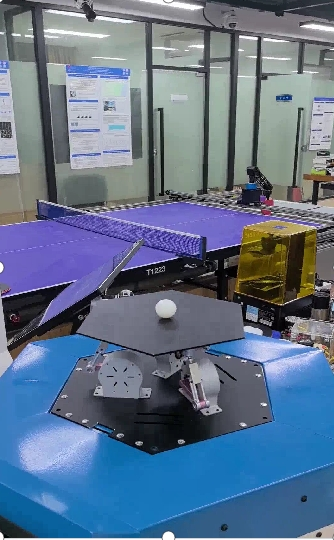
#> input picture 1.jpg, 334 x 540 px
$ python KD-tree-match.py
#> lines starting #> are read from the running program, lines starting #| are printed output that depends on the picture
import cv2
import numpy as np
from sklearn.neighbors import KDTree

def match_features(descriptors1, descriptors2, ratio=0.75):
    # 构建 KD 树
    kdtree = KDTree(descriptors2)

    matches = []

    for i in range(len(descriptors1)):
        # 查询 KD 树，找到距离最近的两个特征点
        query_descriptor = descriptors1[i]
        distances, indices = kdtree.query([query_descriptor], k=2)

        # 检查最近邻的距离是否满足最近邻和次近邻距离的比率条件
        if distances[0][0] < ratio * distances[0][1]:
            # 如果满足条件，则将匹配的特征点索引添加到匹配列表中
            matches.append(cv2.DMatch(i, indices[0][0], distances[0][0]))

    return matches

# 读取两幅图像
image1 = cv2.imread('1.jpg', cv2.IMREAD_GRAYSCALE)
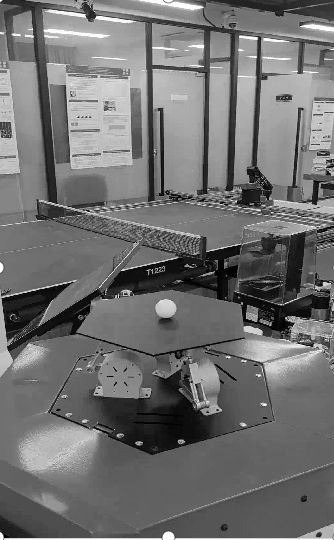
#> image1: shape (540, 334); min 0, max 255, mean 112.1
image2 = cv2.imread('2.jpg', cv2.IMREAD_GRAYSCALE)
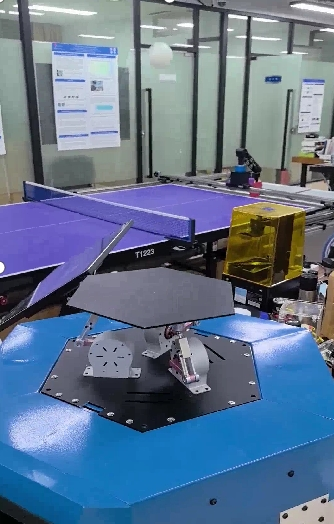
#> input picture 2.jpg, 334 x 524 px
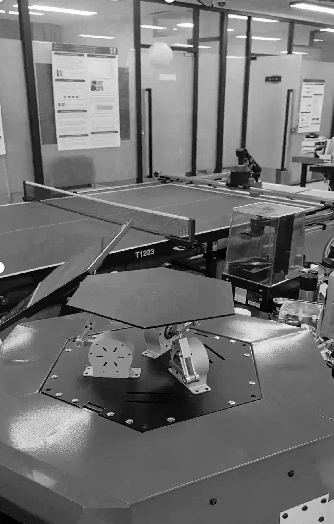
#> image2: shape (524, 334); min 0, max 255, mean 113.6

# 创建 SIFT 特征检测器
sift = cv2.SIFT_create()

# 检测图像中的特征点和计算描述符
keypoints1, descriptors1 = sift.detectAndCompute(image1, None)
#> keypoints1 = 748 keypoints; strongest (x, y, size): (265, 404, 2.1), (5, 536, 2.4), (240, 36, 1.9), (8, 296, 1.9)
keypoints2, descriptors2 = sift.detectAndCompute(image2, None)
#> keypoints2 = 739 keypoints; strongest (x, y, size): (218, 337, 1.9), (323, 501, 3.1), (321, 519, 3.5), (285, 516, 3.3)

# 调用 match_features 函数进行匹配
matches = match_features(descriptors1, descriptors2)
#> the loop in match_features, `for i in range(len(descriptors1)):` made 748 passes
#> (distances, indices) on passes 1 to 3: ([[336.5, 342.7]], [[434, 446]]), ([[323.4, 326.7]], [[454, 66]]), ([[329, 335.7]], [[163, 300]])
#> after the loop in match_features, `for i in range(len(descriptors1)):`: matches = 223 matches
#> matches = 223 matches

# 绘制匹配结果
matched_image = cv2.drawMatches(image1, keypoints1, image2, keypoints2, matches, None, flags=cv2.DrawMatchesFlags_NOT_DRAW_SINGLE_POINTS)
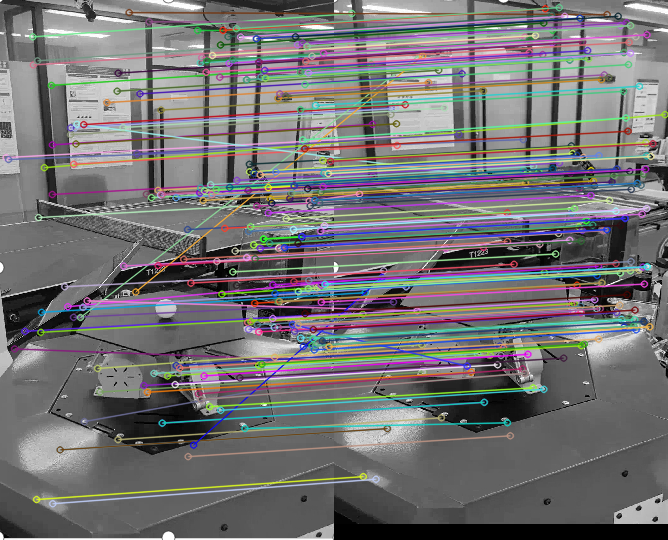
#> matched_image: shape (540, 668, 3); mean of channels 0, 1, 2 115.6, 114.1, 115.4; drawn as B, G, R

# 显示匹配结果
cv2.imshow("Matches", matched_image)
cv2.waitKey(0)
cv2.destroyAllWindows()
